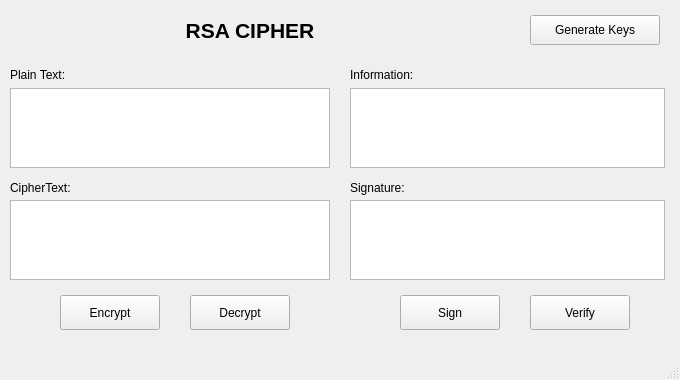
<?xml version="1.0" encoding="UTF-8"?>
<ui version="4.0">
 <class>MainWindow</class>
 <widget class="QMainWindow" name="MainWindow">
  <property name="geometry">
   <rect>
    <x>0</x>
    <y>0</y>
    <width>680</width>
    <height>380</height>
   </rect>
  </property>
  <property name="windowTitle">
   <string>RSA Cipher</string>
  </property>
  <widget class="QWidget" name="centralwidget">
   <!-- Title -->
   <widget class="QLabel" name="label_title">
    <property name="geometry">
     <rect><x>10</x><y>10</y><width>480</width><height>40</height></rect>
    </property>
    <property name="text"><string>RSA CIPHER</string></property>
    <property name="alignment"><set>Qt::AlignCenter</set></property>
    <property name="font">
     <font><pointsize>16</pointsize><bold>true</bold></font>
    </property>
   </widget>
   <!-- Generate Keys Button (top right) -->
   <widget class="QPushButton" name="btn_gen_keys">
    <property name="geometry">
     <rect><x>530</x><y>15</y><width>130</width><height>30</height></rect>
    </property>
    <property name="text"><string>Generate Keys</string></property>
   </widget>
   <!-- LEFT COLUMN: Plain Text -->
   <widget class="QLabel" name="label_plain">
    <property name="geometry">
     <rect><x>10</x><y>65</y><width>90</width><height>20</height></rect>
    </property>
    <property name="text"><string>Plain Text:</string></property>
   </widget>
   <widget class="QPlainTextEdit" name="txt_plain_text">
    <property name="geometry">
     <rect><x>10</x><y>88</y><width>320</width><height>80</height></rect>
    </property>
   </widget>
   <!-- LEFT COLUMN: CipherText -->
   <widget class="QLabel" name="label_cipher">
    <property name="geometry">
     <rect><x>10</x><y>178</y><width>90</width><height>20</height></rect>
    </property>
    <property name="text"><string>CipherText:</string></property>
   </widget>
   <widget class="QPlainTextEdit" name="txt_cipher_text">
    <property name="geometry">
     <rect><x>10</x><y>200</y><width>320</width><height>80</height></rect>
    </property>
   </widget>
   <!-- LEFT COLUMN: Encrypt / Decrypt buttons -->
   <widget class="QPushButton" name="btn_encrypt">
    <property name="geometry">
     <rect><x>60</x><y>295</y><width>100</width><height>35</height></rect>
    </property>
    <property name="text"><string>Encrypt</string></property>
   </widget>
   <widget class="QPushButton" name="btn_decrypt">
    <property name="geometry">
     <rect><x>190</x><y>295</y><width>100</width><height>35</height></rect>
    </property>
    <property name="text"><string>Decrypt</string></property>
   </widget>
   <!-- RIGHT COLUMN: Information -->
   <widget class="QLabel" name="label_info">
    <property name="geometry">
     <rect><x>350</x><y>65</y><width>100</width><height>20</height></rect>
    </property>
    <property name="text"><string>Information:</string></property>
   </widget>
   <widget class="QPlainTextEdit" name="txt_info">
    <property name="geometry">
     <rect><x>350</x><y>88</y><width>315</width><height>80</height></rect>
    </property>
   </widget>
   <!-- RIGHT COLUMN: Signature -->
   <widget class="QLabel" name="label_sign">
    <property name="geometry">
     <rect><x>350</x><y>178</y><width>100</width><height>20</height></rect>
    </property>
    <property name="text"><string>Signature:</string></property>
   </widget>
   <widget class="QPlainTextEdit" name="txt_sign">
    <property name="geometry">
     <rect><x>350</x><y>200</y><width>315</width><height>80</height></rect>
    </property>
   </widget>
   <!-- RIGHT COLUMN: Sign / Verify buttons -->
   <widget class="QPushButton" name="btn_sign">
    <property name="geometry">
     <rect><x>400</x><y>295</y><width>100</width><height>35</height></rect>
    </property>
    <property name="text"><string>Sign</string></property>
   </widget>
   <widget class="QPushButton" name="btn_verify">
    <property name="geometry">
     <rect><x>530</x><y>295</y><width>100</width><height>35</height></rect>
    </property>
    <property name="text"><string>Verify</string></property>
   </widget>
  </widget>
  <widget class="QMenuBar" name="menubar">
   <property name="geometry">
    <rect><x>0</x><y>0</y><width>680</width><height>21</height></rect>
   </property>
  </widget>
  <widget class="QStatusBar" name="statusbar"/>
 </widget>
 <resources/>
 <connections/>
</ui>
